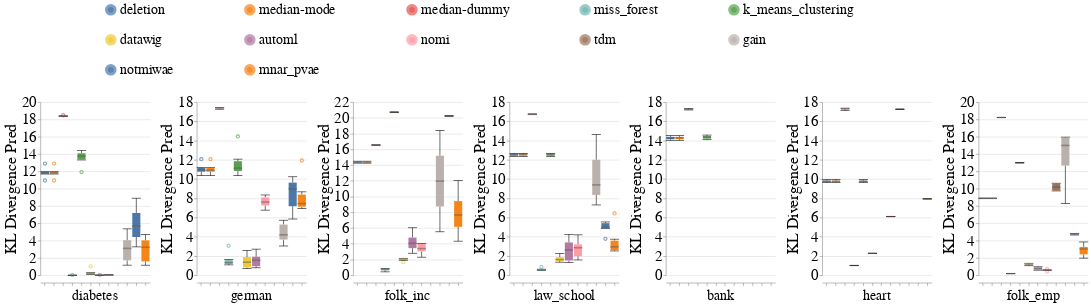

Notebook code cell kept with this figure:
### Code cell
create_box_plots_for_diff_imputers_and_datasets_for_mixed_exp(train_injection_scenario='mixed_exp',
                                                              test_injection_scenario='MCAR1 & MAR1 & MNAR1',
                                                              metric_name='kl_divergence_pred',
                                                              dataset_to_column_name=DATASET_TO_COLUMN_NAME,
                                                              db_client=db_client,
                                                              without_dummy=False)

### Figure 1 — Vega-Lite specification as saved in the notebook (floating-point values rounded to 4 significant figures; data arrays with more than 128 entries replaced by an {"elided": "..."} marker saying what was removed)
{"config": {"view": {"continuousWidth": 400, "continuousHeight": 300, "stroke": null}, "axis": {"labelFontSize": 26, "labelFontWeight": "normal", "titleFontSize": 28, "titleFontWeight": "normal"}, "facet": {"spacing": 15}, "header": {"labelFontSize": 24, "labelOrient": "bottom", "labelPadding": 5, "titleFontSize": 28}, "legend": {"columns": 5, "direction": "horizontal", "labelFontSize": 24, "labelLimit": 400, "orient": "top", "symbolOffset": 110, "symbolStrokeWidth": 10, "titleAnchor": "middle", "titleFontSize": 26, "titleLimit": 300}, "title": {"fontSize": 28}}, "data": {"name": "data-85a03f5da1f98a5d21c01fdcf8aa042b"}, "mark": {"type": "boxplot", "median": {"stroke": "black", "strokeWidth": 0.7}, "ticks": true}, "encoding": {"color": {"field": "Null_Imputer_Name", "sort": ["deletion", "median-mode", "median-dummy", "miss_forest", "k_means_clustering", "datawig", "automl", "nomi", "tdm", "gain", "notmiwae"], "title": null, "type": "nominal"}, "column": {"field": "Extended_Dataset_Name", "sort": {"field": "Dataset_Sequence_Number", "order": "ascending"}, "title": null, "type": "nominal"}, "x": {"axis": {"labels": false}, "field": "Null_Imputer_Name", "sort": ["deletion", "median-mode", "median-dummy", "miss_forest", "k_means_clustering", "datawig", "automl", "nomi", "tdm", "gain", "notmiwae"], "title": null, "type": "nominal"}, "y": {"field": "Kl_Divergence_Pred", "scale": {"zero": true}, "title": "KL Divergence Pred", "type": "quantitative"}}, "resolve": {"scale": {"y": "independent"}}, "width": 190, "$schema": "https://vega.github.io/schema/vega-lite/v4.17.0.json", "datasets": {"data-85a03f5da1f98a5d21c01fdcf8aa042b": {"elided": "503 records"}}}
